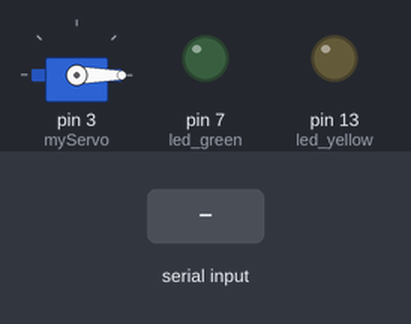
Simulated run of this sketch. Board: Arduino Uno, built with avr-gcc and run on an emulated ATmega328P. On the bench: servo, output pins drawn as LEDs (lit = HIGH). The test bench sets the inputs (shaded band). What the sketch prints to the serial monitor is not drawn.

Above: at 1.2 s.
1.3 s: byte 1 (1) received over Serial
At 2.5 s:
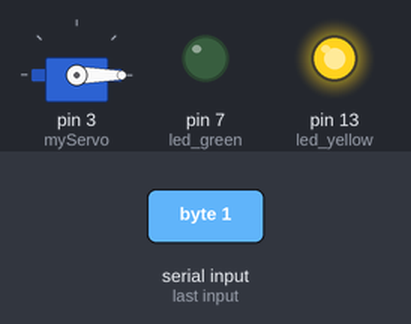
2.8 s: byte 2 (2) received over Serial
At 3.8 s:
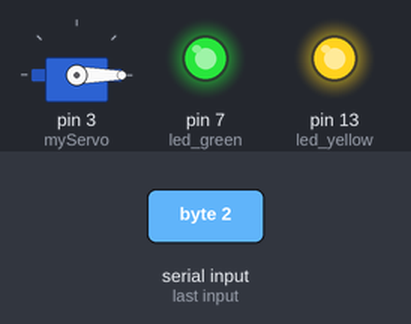
6.0 s: byte 0 (0) received over Serial
At 7.2 s:
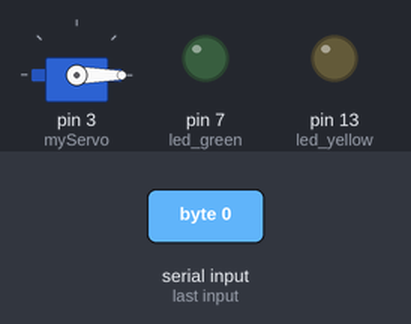
7.5 s: byte 2 (2) received over Serial
At 8.5 s:
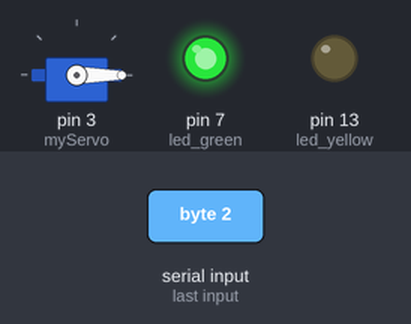
Timing chart, 0 to 10.5 s (numbered marks = the images above; inputs shaded):
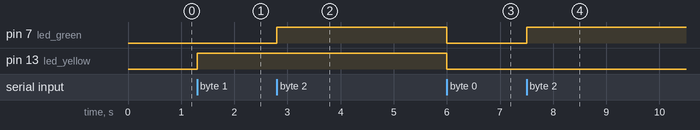

The sketch:

Make_Pattern_Activity.ino
```cpp
// Open Processing with the same file name

#include <Servo.h>
Servo myServo;
int rotate;

const int led_green = 7;
const int led_yellow = 13;

int dataRead;

const int MAX = 10;

int green_on = 0, yellow_on = 0, n = -1, total_action = 0;
int n_action [MAX];
int delay_yellow = 0, delay_green = 0, delay_servo = 0;

int rotate_status;

void setup() {
  // put your setup code here, to run once:

  Serial.begin (9600);

  pinMode (led_green, OUTPUT);
  pinMode (led_yellow, OUTPUT);

  myServo.attach (3);
  myServo.write (0);

}

void Play () {

  for (int i = 0; i < total_action; i++) {

    if (n_action[i] == 1) {

        for (int j = 0; j < yellow_on; j++) {
           digitalWrite (led_yellow, HIGH);
           delay (delay_yellow*50);
           digitalWrite (led_yellow, LOW);
           delay (delay_yellow*50);
        }

    }

    else if (n_action[i] == 2) {

        for (int j = 0; j < green_on; j++) {
           digitalWrite (led_green, HIGH);
           delay (delay_green*50);
           digitalWrite (led_green, LOW);
           delay (delay_green*50);
        }

    }

  }

}

void loop() {
  // put your main code here, to run repeatedly:

   int status_action = 0;

   if (Serial.available () > 0) {
    dataRead = Serial.read ();
   }

   if (dataRead == 1) {

    digitalWrite (led_yellow, HIGH);

    status_action = 1;
    delay_yellow ++;


   }
   else if (dataRead == 2) {

    digitalWrite (led_green, HIGH);

    status_action = 2;
    delay_green ++;

   }
   else if (dataRead >= 3) {

    rotate = map (dataRead, 80, 235, 0, 180);
    myServo.write (rotate);
    rotate_status = rotate;

    //delay_servo ++;
    status_action = 3;

   }
   else {
    digitalWrite (led_yellow, LOW);
    digitalWrite (led_green, LOW);
   }

   if (dataRead == 0) {

      if (status_action == 1) {
        total_action += 1;
        n += 1;
        yellow_on += 1;
        n_action [n] = 1;
      }

      else if (status_action == 2) {
        total_action += 1;
        n += 1;
        green_on += 1;
        n_action [n] = 2;
      }

      else if (status_action == 3) {
        total_action += 1;
        n += 1;
        n_action [n] = 3;
      }

   }

   Serial.write (status_action);

   if (dataRead == 3) {
     myServo.write (0);
     Play ();

     delay_yellow = 0;
     delay_green = 0;
     delay_servo = 0;

     n = -1;
   }

}
```

Measured:
- after the input at 1.3 s, pin 13 (led_yellow): LOW → HIGH at once
- after the input at 2.8 s, pin 7 (led_green): LOW → HIGH at once
- after the input at 6.0 s, pin 7 (led_green), pin 13 (led_yellow): HIGH → LOW at once
- after the input at 7.5 s, pin 7 (led_green): LOW → HIGH at once
